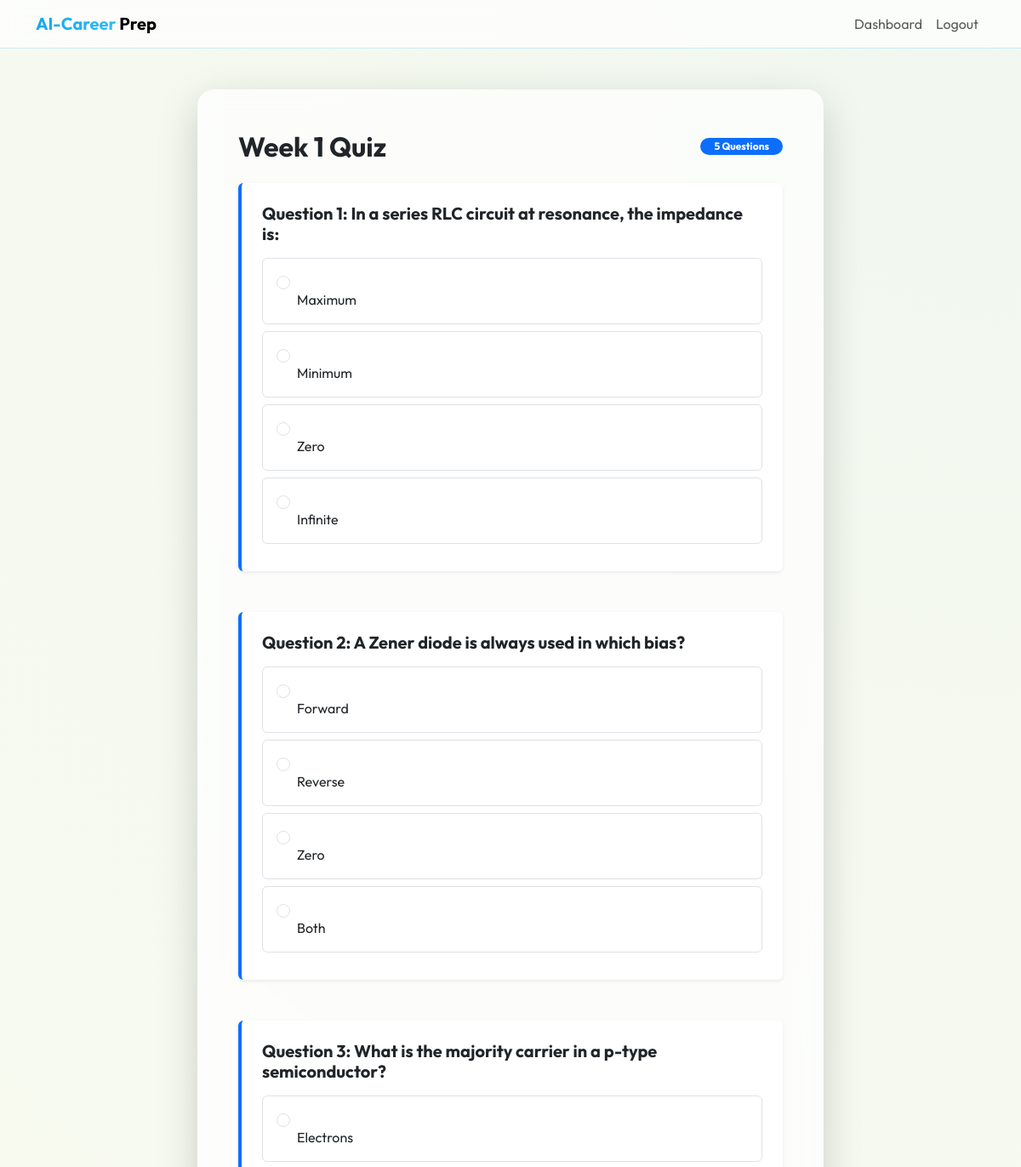
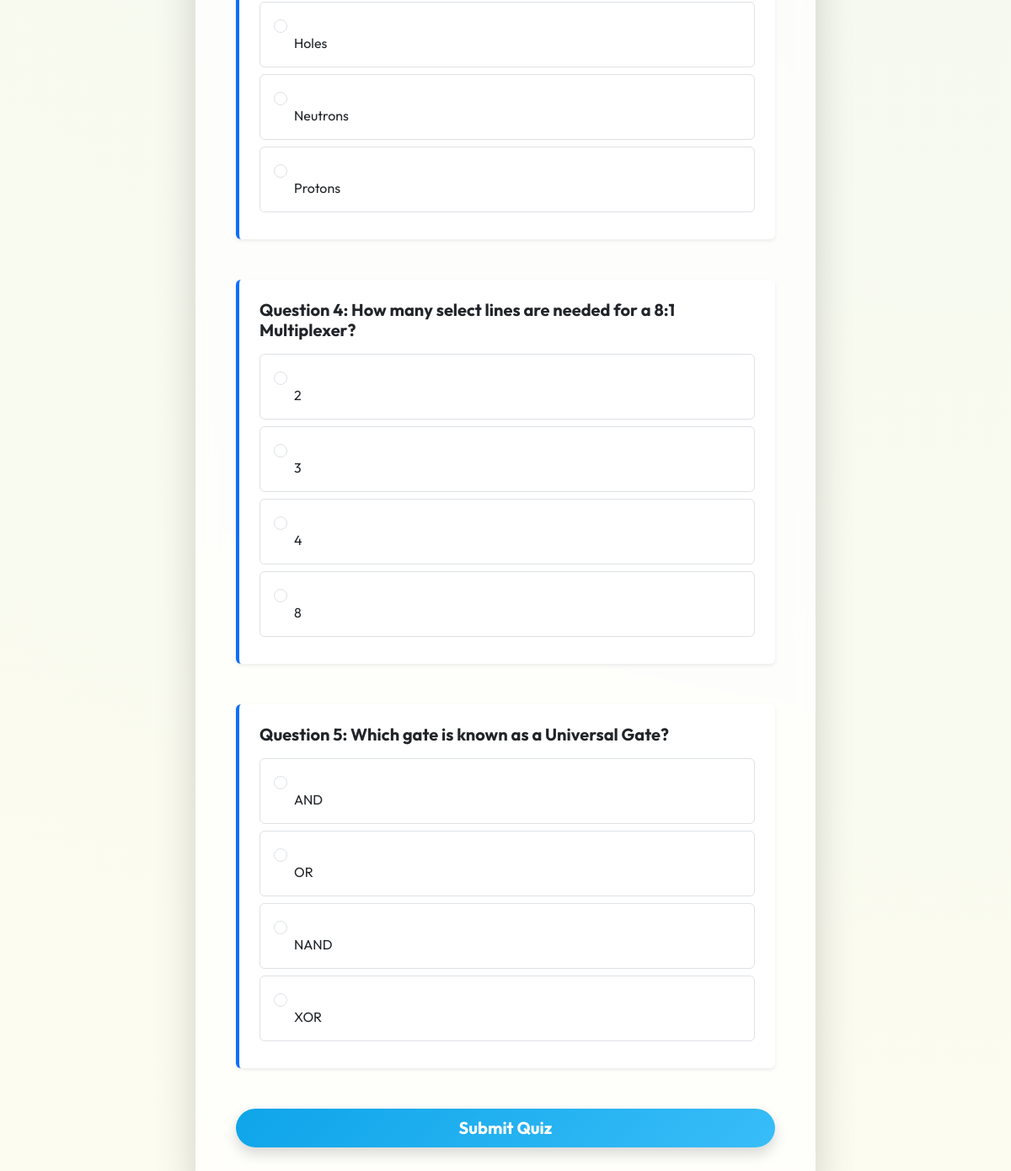
The page /quiz (signed in) on the database its author committed (2 pictures, top to bottom).
### models.py (models this page shows)
class QuizQuestion(db.Model):
    id = db.Column(db.Integer, primary_key=True)
    category = db.Column(db.String(50))
    sub_category = db.Column(db.String(100))
    week_number = db.Column(db.Integer, default=1)
    difficulty = db.Column(db.String(20))
    question_text = db.Column(db.Text, nullable=False)
    option_a = db.Column(db.String(200), nullable=False)
    option_b = db.Column(db.String(200), nullable=False)
    option_c = db.Column(db.String(200), nullable=False)
    option_d = db.Column(db.String(200), nullable=False)
    correct_option = db.Column(db.String(1), nullable=False) # A, B, C, or D

### app.py (the view, shortened to what this page needs)
@app.route('/quiz', methods=['GET', 'POST'])
@login_required
def quiz():
    from core.quiz_engine import get_quiz_questions
    from models import QuizQuestion, QuizAttempt
    week = request.args.get('week', 1, type=int)
    questions = get_quiz_questions(current_user, week_number=week)
    return render_template('quiz.html', questions=questions, week=week)

### templates/quiz.html (shortened to what this page needs)
{% extends "base.html" %}
{% block content %}
<div class="row justify-content-center">
    <div class="col-md-8">
        <div class="card card-glass p-5 shadow-lg border-0">
            <div class="d-flex justify-content-between align-items-center mb-4">
                <h2 class="fw-bold mb-0">Week {{ week }} Quiz</h2>
                <span class="badge bg-primary rounded-pill px-3">{{ questions|length }} Questions</span>
            </div>
            <form action="{{ url_for('quiz') }}" method="POST" id="quizForm">
                {% for q in questions %}
                <div class="quiz-question mb-5 p-4 rounded bg-white shadow-sm border-start border-primary border-4">
                    <h5 class="fw-bold mb-3">Question {{ loop.index }}: {{ q.question_text }}</h5>
                    <div class="options-grid">
                        <div class="form-check mb-2 p-3 border rounded hover-bg">
                            <input class="form-check-input ms-0" type="radio" name="q_{{ q.id }}" id="q{{ q.id }}a" value="A" required>
                            <label class="form-check-label ms-4 w-100" for="q{{ q.id }}a">{{ q.option_a }}</label>
                        </div>
                        <div class="form-check mb-2 p-3 border rounded hover-bg">
                            <input class="form-check-input ms-0" type="radio" name="q_{{ q.id }}" id="q{{ q.id }}b" value="B">
                            <label class="form-check-label ms-4 w-100" for="q{{ q.id }}b">{{ q.option_b }}</label>
                        </div>
                        <div class="form-check mb-2 p-3 border rounded hover-bg">
                            <input class="form-check-input ms-0" type="radio" name="q_{{ q.id }}" id="q{{ q.id }}c" value="C">
                            <label class="form-check-label ms-4 w-100" for="q{{ q.id }}c">{{ q.option_c }}</label>
                        </div>
                        <div class="form-check mb-2 p-3 border rounded hover-bg">
                            <input class="form-check-input ms-0" type="radio" name="q_{{ q.id }}" id="q{{ q.id }}d" value="D">
                            <label class="form-check-label ms-4 w-100" for="q{{ q.id }}d">{{ q.option_d }}</label>
                        </div>
                    </div>
                </div>
                {% endfor %}
                <div class="d-grid mt-4">
                    <button type="submit" class="btn btn-primary btn-lg rounded-pill fw-bold shadow">Submit Quiz</button>
                </div>
            </form>
        </div>
    </div>
</div>
{% endblock %}

### static/css/style.css (style rules this page uses)
:root { --sky-blue: #0ea5e9; --sky-blue-hover: #0284c7; --cream-bg: #fdfcf0; --deep-slate: #0f172a; --glass-bg: rgba(255, 255, 255, 0.85); --glass-border: rgba(14, 165, 233, 0.15); --primary-gradient: linear-gradient(135deg, #0ea5e9 0%, #38bdf8 100%); }
body { background-color: var(--cream-bg); background-image: radial-gradient(circle at top right, rgba(14, 165, 233, 0.05), transparent); color: var(--deep-slate); min-height: 100vh; }
.card-glass { background: var(--glass-bg); backdrop-filter: blur(12px); border: 1px solid var(--glass-border); border-radius: 20px; box-shadow: 0 10px 30px rgba(14, 165, 233, 0.08); transition: transform 0.3s ease, box-shadow 0.3s ease; }

### templates/base.html (style rules this page uses)
:root { --sky-blue: #0ea5e9; --sky-blue-hover: #0284c7; --cream-bg: #fdfcf0; --deep-slate: #0f172a; --glass-bg: rgba(255, 255, 255, 0.7); --glass-border: rgba(14, 165, 233, 0.2); --primary-gradient: linear-gradient(135deg, #0ea5e9 0%, #38bdf8 100%); }
body { font-family: 'Outfit', sans-serif; background-color: var(--cream-bg); color: var(--deep-slate); min-height: 100vh; }
.btn-primary { background: var(--primary-gradient); border: none; box-shadow: 0 4px 15px rgba(14, 165, 233, 0.3); color: white !important; }

### rows shown on the page
QuizQuestion: question_text "In a series RLC circuit at resonance, the impedance is:", option_a "Maximum", option_b "Minimum", option_c "Zero", option_d "Infinite"
QuizQuestion: question_text "A Zener diode is always used in which bias?", option_a "Forward", option_b "Reverse", option_c "Zero", option_d "Both"
QuizQuestion: question_text "What is the majority carrier in a p-type semiconductor?", option_a "Electrons", option_b "Holes", option_c "Neutrons", option_d "Protons"
QuizQuestion: question_text "How many select lines are needed for a 8:1 Multiplexer?", option_a "2", option_b "3", option_c "4", option_d "8"
QuizQuestion: question_text "Which gate is known as a Universal Gate?", option_a "AND", option_b "OR", option_c "NAND", option_d "XOR"

### other values the page prints
{{ week }} "1"
{{ questions|length }} "5"
